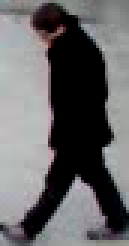
#> input picture data/person_crop.png, 43 x 82 px (shown 3 times larger)
$ python -i noise.py   (imports and definitions only)
#> lines starting #> are read from the running program, lines starting #| are printed output that depends on the picture
#> further down, picture is the input picture: shape (82, 43, 3); mean B, G, R 102.1, 100.8, 101.5
import cv2
import numpy as np
from typing import Tuple

def assess_noise(
    frame: np.ndarray,
    noise_clean_thresh: float = 3.5,
    noise_heavy_thresh: float = 25.0
) -> Tuple[float, float, str]:
    """
    Estimate sensor noise by comparing original grayscale with median-filtered version.

    Returns:
        score: Normalized health score in [0.0, 1.0] (1.0 = pristine clean, 0.0 = high noise)
        noise_level: Standard deviation of residual noise
        status: 'CLEAN', 'SLIGHT_NOISE', 'HEAVY_NOISE'
    """
#> called with noise_clean_thresh = 3.5, noise_heavy_thresh = 25
    if frame is None or frame.size == 0:
        return 0.0, 0.0, "INVALID_FRAME"

    if len(frame.shape) == 3:
        gray = cv2.cvtColor(frame, cv2.COLOR_BGR2GRAY)
    else:
        gray = frame

    # Fast downscale if large for performance
    h, w = gray.shape
#> h = 82; w = 43
    if h > 480:
        gray = cv2.resize(gray, (w // 2, h // 2))

    # Fast median filter residual
    smoothed = cv2.medianBlur(gray, 3)
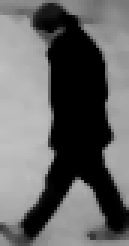
#> smoothed: shape (82, 43) (shown 3 times larger); min 0, max 192, mean 100.8
    diff = cv2.absdiff(gray, smoothed)
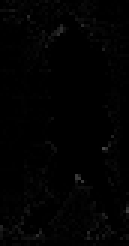
#> diff: shape (82, 43) (shown 3 times larger); min 0, max 71, mean 1.9
    noise_std = float(np.std(diff))
#> noise_std = 4.97

    if noise_std <= noise_clean_thresh:
        score = 1.0
        status = "CLEAN"
    elif noise_std >= noise_heavy_thresh:
        score = 0.1
        status = "HEAVY_NOISE"
    else:
        score = 1.0 - 0.9 * ((noise_std - noise_clean_thresh) / (noise_heavy_thresh - noise_clean_thresh))
#> score = 0.938
        status = "SLIGHT_NOISE"

    score = float(np.clip(score, 0.0, 1.0))
    return score, noise_std, status

>>> import cv2
>>> picture = cv2.imread('../../data/person_crop.png')
>>> result = assess_noise(picture)
#> result = (0.938, 4.97, 'SLIGHT_NOISE')
